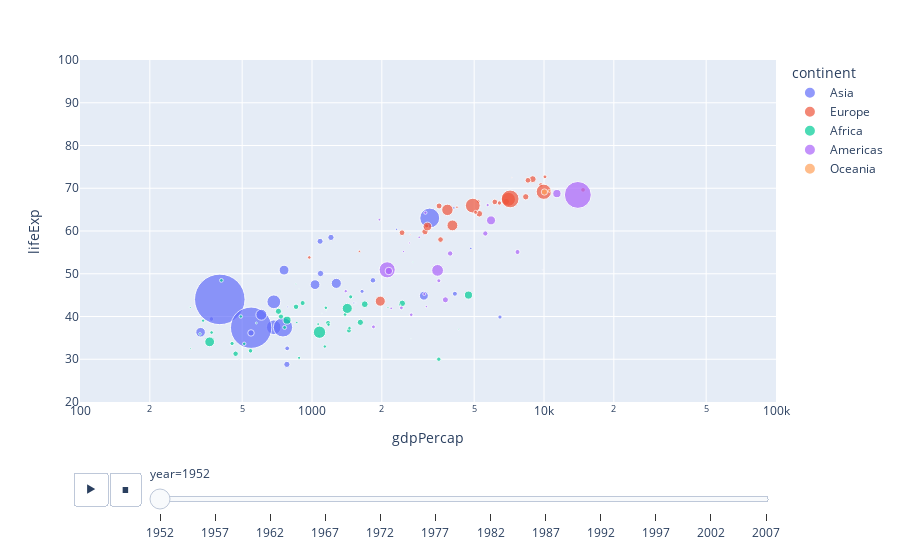

The notebook cell this image was saved under:
### Markdown cell above
# Animation plots:

### Code cell
px.scatter(df, x='gdpPercap', y='lifeExp', size='pop', color='continent',
           animation_frame='year', animation_group='country',
           log_x=True, size_max=55, range_x=[100,100000], range_y=[20,100])

### Figure 1 — Plotly figure (JSON) as saved in the notebook; plotly's stock layout.template omitted (floating-point values rounded to 4 significant figures)
{"data": [{"hovertemplate": "continent=Asia<br>year=1952<br>gdpPercap=%{x}<br>lifeExp=%{y}<br>pop=%{marker.size}<extra></extra>", "ids": ["Afghanistan", "Bahrain", "Bangladesh", "Cambodia", "China", "Hong Kong, China", "India", "Indonesia", "Iran", "Iraq", "Israel", "Japan", "Jordan", "Korea, Dem. Rep.", "Korea, Rep.", "Kuwait", "Lebanon", "Malaysia", "Mongolia", "Myanmar", "Nepal", "Oman", "Pakistan", "Philippines", "Saudi Arabia", "Singapore", "Sri Lanka", "Syria", "Taiwan", "Thailand", "Vietnam", "West Bank and Gaza", "Yemen, Rep."], "legendgroup": "Asia", "marker": {"color": "#636efa", "size": [8425333, 120447, 46886859, 4693836, 556263527, 2125900, 372000000, 82052000, 17272000, 5441766, 1620914, 86459025, 607914, 8865488, 20947571, 160000, 1439529, 6748378, 800663, 20092996, 9182536, 507833, 41346560, 22438691, 4005677, 1127000, 7982342, 3661549, 8550362, 21289402, 26246839, 1030585, 4963829], "sizemode": "area", "sizeref": 435900.0, "symbol": "circle"}, "mode": "markers", "name": "Asia", "orientation": "v", "showlegend": true, "type": "scatter", "x": [779.4, 9867.0, 684.2, 368.5, 400.4, 3054.0, 546.6, 749.7, 3035.0, 4130.0, 4087.0, 3217.0, 1547.0, 1088.0, 1031.0, 108400.0, 4835.0, 1831.0, 786.6, 331.0, 545.9, 1828.0, 684.6, 1273.0, 6460.0, 2315.0, 1084.0, 1643.0, 1207.0, 757.8, 605.1, 1516.0, 781.7], "xaxis": "x", "y": [28.8, 50.94, 37.48, 39.42, 44.0, 60.96, 37.37, 37.47, 44.87, 45.32, 65.39, 63.03, 43.16, 50.06, 47.45, 55.56, 55.93, 48.46, 42.24, 36.32, 36.16, 37.58, 43.44, 47.75, 39.88, 60.4, 57.59, 45.88, 58.5, 50.85, 40.41, 43.16, 32.55], "yaxis": "y"}, {"hovertemplate": "continent=Europe<br>year=1952<br>gdpPercap=%{x}<br>lifeExp=%{y}<br>pop=%{marker.size}<extra></extra>", "ids": ["Albania", "Austria", "Belgium", "Bosnia and Herzegovina", "Bulgaria", "Croatia", "Czech Republic", "Denmark", "Finland", "France", "Germany", "Greece", "Hungary", "Iceland", "Ireland", "Italy", "Montenegro", "Netherlands", "Norway", "Poland", "Portugal", "Romania", "Serbia", "Slovak Republic", "Slovenia", "Spain", "Sweden", "Switzerland", "Turkey", "United Kingdom"], "legendgroup": "Europe", "marker": {"color": "#EF553B", "size": [1282697, 6927772, 8730405, 2791000, 7274900, 3882229, 9125183, 4334000, 4090500, 42459667, 69145952, 7733250, 9504000, 147962, 2952156, 47666000, 413834, 10381988, 3327728, 25730551, 8526050, 16630000, 6860147, 3558137, 1489518, 28549870, 7124673, 4815000, 22235677, 50430000], "sizemode": "area", "sizeref": 435900.0, "symbol": "circle"}, "mode": "markers", "name": "Europe", "orientation": "v", "showlegend": true, "type": "scatter", "x": [1601.0, 6137.0, 8343.0, 973.5, 2444.0, 3119.0, 6876.0, 9692.0, 6425.0, 7030.0, 7144.0, 3531.0, 5264.0, 7268.0, 5210.0, 4931.0, 2648.0, 8942.0, 10100.0, 4029.0, 3068.0, 3145.0, 3581.0, 5075.0, 4215.0, 3834.0, 8528.0, 14730.0, 1969.0, 9980.0], "xaxis": "x", "y": [55.23, 66.8, 68.0, 53.82, 59.6, 61.21, 66.87, 70.78, 66.55, 67.41, 67.5, 65.86, 64.03, 72.49, 66.91, 65.94, 59.16, 72.13, 72.67, 61.31, 59.82, 61.05, 58.0, 64.36, 65.57, 64.94, 71.86, 69.62, 43.59, 69.18], "yaxis": "y"}, {"hovertemplate": "continent=Africa<br>year=1952<br>gdpPercap=%{x}<br>lifeExp=%{y}<br>pop=%{marker.size}<extra></extra>", "ids": ["Algeria", "Angola", "Benin", "Botswana", "Burkina Faso", "Burundi", "Cameroon", "Central African Republic", "Chad", "Comoros", "Congo, Dem. Rep.", "Congo, Rep.", "Cote d'Ivoire", "Djibouti", "Egypt", "Equatorial Guinea", "Eritrea", "Ethiopia", "Gabon", "Gambia", "Ghana", "Guinea", "Guinea-Bissau", "Kenya", "Lesotho", "Liberia", "Libya", "Madagascar", "Malawi", "Mali", "Mauritania", "Mauritius", "Morocco", "Mozambique", "Namibia", "Niger", "Nigeria", "Reunion", "Rwanda", "Sao Tome and Principe", "Senegal", "Sierra Leone", "Somalia", "South Africa", "Sudan", "Swaziland", "Tanzania", "Togo", "Tunisia", "Uganda", "Zambia", "Zimbabwe"], "legendgroup": "Africa", "marker": {"color": "#00cc96", "size": [9279525, 4232095, 1738315, 442308, 4469979, 2445618, 5009067, 1291695, 2682462, 153936, 14100005, 854885, 2977019, 63149, 22223309, 216964, 1438760, 20860941, 420702, 284320, 5581001, 2664249, 580653, 6464046, 748747, 863308, 1019729, 4762912, 2917802, 3838168, 1022556, 516556, 9939217, 6446316, 485831, 3379468, 33119096, 257700, 2534927, 60011, 2755589, 2143249, 2526994, 14264935, 8504667, 290243, 8322925, 1219113, 3647735, 5824797, 2672000, 3080907], "sizemode": "area", "sizeref": 435900.0, "symbol": "circle"}, "mode": "markers", "name": "Africa", "orientation": "v", "showlegend": true, "type": "scatter", "x": [2449.0, 3521.0, 1063.0, 851.2, 543.3, 339.3, 1173.0, 1071.0, 1179.0, 1103.0, 780.5, 2126.0, 1389.0, 2670.0, 1419.0, 375.6, 328.9, 362.1, 4293.0, 485.2, 911.3, 510.2, 299.9, 853.5, 298.8, 575.6, 2388.0, 1443.0, 369.2, 452.3, 743.1, 1968.0, 1688.0, 468.5, 2424.0, 761.9, 1077.0, 2719.0, 493.3, 879.6, 1450.0, 879.8, 1136.0, 4725.0, 1616.0, 1148.0, 716.7, 859.8, 1468.0, 734.8, 1147.0, 406.9], "xaxis": "x", "y": [43.08, 30.02, 38.22, 47.62, 31.98, 39.03, 38.52, 35.46, 38.09, 40.72, 39.14, 42.11, 40.48, 34.81, 41.89, 34.48, 35.93, 34.08, 37.0, 30.0, 43.15, 33.61, 32.5, 42.27, 42.14, 38.48, 42.72, 36.68, 36.26, 33.69, 40.54, 50.99, 42.87, 31.29, 41.73, 37.44, 36.32, 52.72, 40.0, 46.47, 37.28, 30.33, 32.98, 45.01, 38.63, 41.41, 41.22, 38.6, 44.6, 39.98, 42.04, 48.45], "yaxis": "y"}, {"hovertemplate": "continent=Americas<br>year=1952<br>gdpPercap=%{x}<br>lifeExp=%{y}<br>pop=%{marker.size}<extra></extra>", "ids": ["Argentina", "Bolivia", "Brazil", "Canada", "Chile", "Colombia", "Costa Rica", "Cuba", "Dominican Republic", "Ecuador", "El Salvador", "Guatemala", "Haiti", "Honduras", "Jamaica", "Mexico", "Nicaragua", "Panama", "Paraguay", "Peru", "Puerto Rico", "Trinidad and Tobago", "United States", "Uruguay", "Venezuela"], "legendgroup": "Americas", "marker": {"color": "#ab63fa", "size": [17876956, 2883315, 56602560, 14785584, 6377619, 12350771, 926317, 6007797, 2491346, 3548753, 2042865, 3146381, 3201488, 1517453, 1426095, 30144317, 1165790, 940080, 1555876, 8025700, 2227000, 662850, 157553000, 2252965, 5439568], "sizemode": "area", "sizeref": 435900.0, "symbol": "circle"}, "mode": "markers", "name": "Americas", "orientation": "v", "showlegend": true, "type": "scatter", "x": [5911.0, 2677.0, 2109.0, 11370.0, 3940.0, 2144.0, 2627.0, 5587.0, 1398.0, 3522.0, 3048.0, 2428.0, 1840.0, 2195.0, 2899.0, 3478.0, 3112.0, 2480.0, 1952.0, 3759.0, 3082.0, 3023.0, 13990.0, 5717.0, 7690.0], "xaxis": "x", "y": [62.48, 40.41, 50.92, 68.75, 54.74, 50.64, 57.21, 59.42, 45.93, 48.36, 45.26, 42.02, 37.58, 41.91, 58.53, 50.79, 42.31, 55.19, 62.65, 43.9, 64.28, 59.1, 68.44, 66.07, 55.09], "yaxis": "y"}, {"hovertemplate": "continent=Oceania<br>year=1952<br>gdpPercap=%{x}<br>lifeExp=%{y}<br>pop=%{marker.size}<extra></extra>", "ids": ["Australia", "New Zealand"], "legendgroup": "Oceania", "marker": {"color": "#FFA15A", "size": [8691212, 1994794], "sizemode": "area", "sizeref": 435900.0, "symbol": "circle"}, "mode": "markers", "name": "Oceania", "orientation": "v", "showlegend": true, "type": "scatter", "x": [10040.0, 10560.0], "xaxis": "x", "y": [69.12, 69.39], "yaxis": "y"}], "layout": {"legend": {"itemsizing": "constant", "title": {"text": "continent"}, "tracegroupgap": 0}, "margin": {"t": 60}, "sliders": [{"active": 0, "currentvalue": {"prefix": "year="}, "len": 0.9, "pad": {"b": 10, "t": 60}, "steps": [{"args": [["1952"], {"frame": {"duration": 0, "redraw": false}, "fromcurrent": true, "mode": "immediate", "transition": {"duration": 0, "easing": "linear"}}], "label": "1952", "method": "animate"}, {"args": [["1957"], {"frame": {"duration": 0, "redraw": false}, "fromcurrent": true, "mode": "immediate", "transition": {"duration": 0, "easing": "linear"}}], "label": "1957", "method": "animate"}, {"args": [["1962"], {"frame": {"duration": 0, "redraw": false}, "fromcurrent": true, "mode": "immediate", "transition": {"duration": 0, "easing": "linear"}}], "label": "1962", "method": "animate"}, {"args": [["1967"], {"frame": {"duration": 0, "redraw": false}, "fromcurrent": true, "mode": "immediate", "transition": {"duration": 0, "easing": "linear"}}], "label": "1967", "method": "animate"}, {"args": [["1972"], {"frame": {"duration": 0, "redraw": false}, "fromcurrent": true, "mode": "immediate", "transition": {"duration": 0, "easing": "linear"}}], "label": "1972", "method": "animate"}, {"args": [["1977"], {"frame": {"duration": 0, "redraw": false}, "fromcurrent": true, "mode": "immediate", "transition": {"duration": 0, "easing": "linear"}}], "label": "1977", "method": "animate"}, {"args": [["1982"], {"frame": {"duration": 0, "redraw": false}, "fromcurrent": true, "mode": "immediate", "transition": {"duration": 0, "easing": "linear"}}], "label": "1982", "method": "animate"}, {"args": [["1987"], {"frame": {"duration": 0, "redraw": false}, "fromcurrent": true, "mode": "immediate", "transition": {"duration": 0, "easing": "linear"}}], "label": "1987", "method": "animate"}, {"args": [["1992"], {"frame": {"duration": 0, "redraw": false}, "fromcurrent": true, "mode": "immediate", "transition": {"duration": 0, "easing": "linear"}}], "label": "1992", "method": "animate"}, {"args": [["1997"], {"frame": {"duration": 0, "redraw": false}, "fromcurrent": true, "mode": "immediate", "transition": {"duration": 0, "easing": "linear"}}], "label": "1997", "method": "animate"}, {"args": [["2002"], {"frame": {"duration": 0, "redraw": false}, "fromcurrent": true, "mode": "immediate", "transition": {"duration": 0, "easing": "linear"}}], "label": "2002", "method": "animate"}, {"args": [["2007"], {"frame": {"duration": 0, "redraw": false}, "fromcurrent": true, "mode": "immediate", "transition": {"duration": 0, "easing": "linear"}}], "label": "2007", "method": "animate"}], "x": 0.1, "xanchor": "left", "y": 0, "yanchor": "top"}], "updatemenus": [{"buttons": [{"args": [null, {"frame": {"duration": 500, "redraw": false}, "fromcurrent": true, "mode": "immediate", "transition": {"duration": 500, "easing": "linear"}}], "label": "&#9654;", "method": "animate"}, {"args": [[null], {"frame": {"duration": 0, "redraw": false}, "fromcurrent": true, "mode": "immediate", "transition": {"duration": 0, "easing": "linear"}}], "label": "&#9724;", "method": "animate"}], "direction": "left", "pad": {"r": 10, "t": 70}, "showactive": false, "type": "buttons", "x": 0.1, "xanchor": "right", "y": 0, "yanchor": "top"}], "xaxis": {"anchor": "y", "domain": [0, 1], "range": [2, 5], "title": {"text": "gdpPercap"}, "type": "log"}, "yaxis": {"anchor": "x", "domain": [0, 1], "range": [20, 100], "title": {"text": "lifeExp"}}}}
